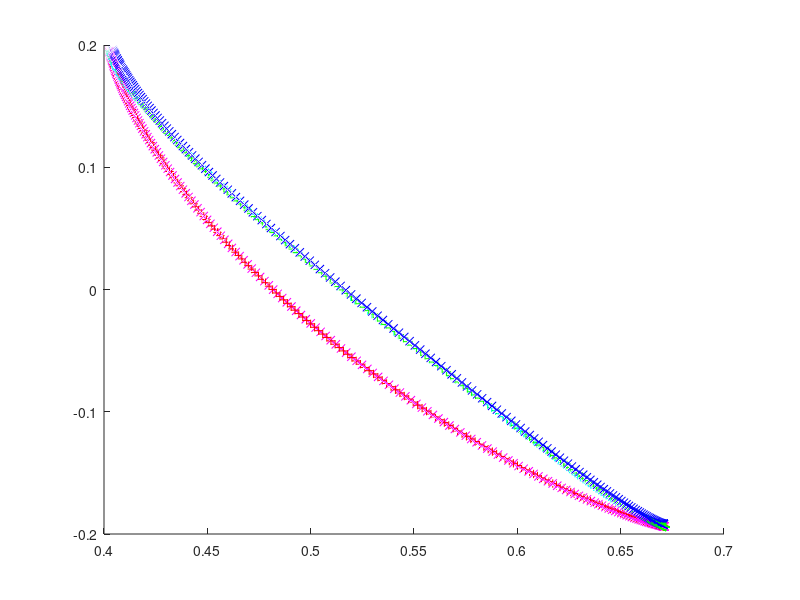

Reproduce this figure in MATLAB. (Note: this script raises an error after producing the figure.)
function plot_cart_coord_dmp_obs_avoid()
    % Author: Giovanni Sutanto
    % Date  : November 10, 2015
    close   all;
    
    sample_cart_coord_dmp_multi_traj_training_wo_obs_out  = csvread('sample_cart_coord_dmp_multi_traj_training_wo_obs_out.txt');
    sample_cart_coord_dmp_multi_traj_training_w_obs_out   = csvread('sample_cart_coord_dmp_multi_traj_training_w_obs_out.txt');
    sample_cart_coord_dmp_wo_obs_out                      = csvread('sample_cart_coord_dmp_wo_obs_out.txt');
    sample_cart_coord_dmp_w_obs_out_ideal                 = csvread('sample_cart_coord_dmp_w_obs_out_ideal.txt');
    sample_cart_coord_dmp_w_obs_out_real                  = csvread('sample_cart_coord_dmp_w_obs_out_real.txt');
    
    figure;
    hold            on;
    po_multi_traj_training_wo_obs   = plot3(sample_cart_coord_dmp_multi_traj_training_wo_obs_out(:,2)', sample_cart_coord_dmp_multi_traj_training_wo_obs_out(:,3)', sample_cart_coord_dmp_multi_traj_training_wo_obs_out(:,4)','mx');
    po_multi_traj_training_w_obs    = plot3(sample_cart_coord_dmp_multi_traj_training_w_obs_out(:,2)', sample_cart_coord_dmp_multi_traj_training_w_obs_out(:,3)', sample_cart_coord_dmp_multi_traj_training_w_obs_out(:,4)','bx');
    po_rbt_unroll_wo_obs            = plot3(sample_cart_coord_dmp_wo_obs_out(:,2)', sample_cart_coord_dmp_wo_obs_out(:,3)', sample_cart_coord_dmp_wo_obs_out(:,4)','r+');
    po_rbt_unroll_w_obs_ideal       = plot3(sample_cart_coord_dmp_w_obs_out_ideal(:,2)', sample_cart_coord_dmp_w_obs_out_ideal(:,3)', sample_cart_coord_dmp_w_obs_out_ideal(:,4)','g+');
    po_rbt_unroll_w_obs_real        = plot3(sample_cart_coord_dmp_w_obs_out_real(:,2)', sample_cart_coord_dmp_w_obs_out_real(:,3)', sample_cart_coord_dmp_w_obs_out_real(:,4)','c+');
    plot_sphere(0.05, 0.553216, -0.016969, 0.225269);
%     title('Plot of Cartesian DMP Performance');
%     legend([po_multi_traj_training_wo_obs, po_multi_traj_training_w_obs, po_rbt_unroll_wo_obs, po_rbt_unroll_w_obs_ideal, po_rbt_unroll_w_obs_real],...
%            'cartesian dmp w/o obs: reproduced trajectory','cartesian dmp w/ obs: reproduced trajectory',...
%            'cartesian dmp w/o obs: reproduced trajectory by robot','cartesian dmp w/ obs: reproduced trajectory by robot (ideal)',...
%            'cartesian dmp w/ obs: reproduced trajectory by robot (real)');
    campos([1.5198   -3.1373    0.6603]);
    hold            off;
end
